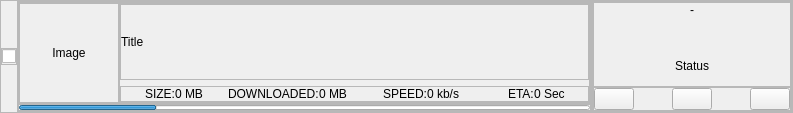
<?xml version="1.0" encoding="UTF-8"?>
<ui version="4.0">
 <class>MainWindow</class>
 <widget class="QMainWindow" name="MainWindow">
  <property name="geometry">
   <rect>
    <x>0</x>
    <y>0</y>
    <width>793</width>
    <height>113</height>
   </rect>
  </property>
  <property name="windowTitle">
   <string>MainWindow</string>
  </property>
  <widget class="QWidget" name="centralwidget">
   <property name="maximumSize">
    <size>
     <width>16777215</width>
     <height>16777215</height>
    </size>
   </property>
   <property name="styleSheet">
    <string notr="true"/>
   </property>
   <layout class="QVBoxLayout" name="verticalLayout">
    <property name="spacing">
     <number>0</number>
    </property>
    <property name="leftMargin">
     <number>0</number>
    </property>
    <property name="topMargin">
     <number>0</number>
    </property>
    <property name="rightMargin">
     <number>0</number>
    </property>
    <property name="bottomMargin">
     <number>0</number>
    </property>
    <item>
     <widget class="QFrame" name="frame_child">
      <property name="maximumSize">
       <size>
        <width>16777215</width>
        <height>16777215</height>
       </size>
      </property>
      <property name="frameShape">
       <enum>QFrame::StyledPanel</enum>
      </property>
      <property name="frameShadow">
       <enum>QFrame::Raised</enum>
      </property>
      <layout class="QHBoxLayout" name="horizontalLayout">
       <property name="spacing">
        <number>0</number>
       </property>
       <property name="leftMargin">
        <number>0</number>
       </property>
       <property name="topMargin">
        <number>0</number>
       </property>
       <property name="rightMargin">
        <number>0</number>
       </property>
       <property name="bottomMargin">
        <number>0</number>
       </property>
       <item alignment="Qt::AlignLeft|Qt::AlignVCenter">
        <widget class="QFrame" name="frame_check">
         <property name="frameShape">
          <enum>QFrame::StyledPanel</enum>
         </property>
         <property name="frameShadow">
          <enum>QFrame::Raised</enum>
         </property>
         <layout class="QVBoxLayout" name="verticalLayout_2">
          <property name="spacing">
           <number>0</number>
          </property>
          <property name="leftMargin">
           <number>0</number>
          </property>
          <property name="topMargin">
           <number>0</number>
          </property>
          <property name="rightMargin">
           <number>0</number>
          </property>
          <property name="bottomMargin">
           <number>0</number>
          </property>
          <item>
           <widget class="QCheckBox" name="checkBoxChildItem">
            <property name="text">
             <string/>
            </property>
           </widget>
          </item>
         </layout>
        </widget>
       </item>
       <item>
        <widget class="QFrame" name="frame_details">
         <property name="sizePolicy">
          <sizepolicy hsizetype="Expanding" vsizetype="Preferred">
           <horstretch>0</horstretch>
           <verstretch>0</verstretch>
          </sizepolicy>
         </property>
         <property name="frameShape">
          <enum>QFrame::StyledPanel</enum>
         </property>
         <property name="frameShadow">
          <enum>QFrame::Raised</enum>
         </property>
         <layout class="QVBoxLayout" name="verticalLayout_5">
          <property name="spacing">
           <number>0</number>
          </property>
          <property name="leftMargin">
           <number>0</number>
          </property>
          <property name="topMargin">
           <number>0</number>
          </property>
          <property name="rightMargin">
           <number>0</number>
          </property>
          <property name="bottomMargin">
           <number>0</number>
          </property>
          <item>
           <widget class="QFrame" name="frame_3">
            <property name="sizePolicy">
             <sizepolicy hsizetype="Preferred" vsizetype="Expanding">
              <horstretch>0</horstretch>
              <verstretch>0</verstretch>
             </sizepolicy>
            </property>
            <property name="frameShape">
             <enum>QFrame::StyledPanel</enum>
            </property>
            <property name="frameShadow">
             <enum>QFrame::Raised</enum>
            </property>
            <layout class="QHBoxLayout" name="horizontalLayout_3">
             <property name="spacing">
              <number>0</number>
             </property>
             <property name="leftMargin">
              <number>0</number>
             </property>
             <property name="topMargin">
              <number>0</number>
             </property>
             <property name="rightMargin">
              <number>0</number>
             </property>
             <property name="bottomMargin">
              <number>0</number>
             </property>
             <item alignment="Qt::AlignLeft">
              <widget class="QFrame" name="frame_image">
               <property name="minimumSize">
                <size>
                 <width>100</width>
                 <height>100</height>
                </size>
               </property>
               <property name="maximumSize">
                <size>
                 <width>100</width>
                 <height>100</height>
                </size>
               </property>
               <property name="frameShape">
                <enum>QFrame::StyledPanel</enum>
               </property>
               <property name="frameShadow">
                <enum>QFrame::Raised</enum>
               </property>
               <layout class="QVBoxLayout" name="verticalLayout_7">
                <property name="spacing">
                 <number>0</number>
                </property>
                <property name="leftMargin">
                 <number>0</number>
                </property>
                <property name="topMargin">
                 <number>0</number>
                </property>
                <property name="rightMargin">
                 <number>0</number>
                </property>
                <property name="bottomMargin">
                 <number>0</number>
                </property>
                <item>
                 <widget class="QLabel" name="labelImage">
                  <property name="minimumSize">
                   <size>
                    <width>0</width>
                    <height>0</height>
                   </size>
                  </property>
                  <property name="maximumSize">
                   <size>
                    <width>16777215</width>
                    <height>16777215</height>
                   </size>
                  </property>
                  <property name="text">
                   <string>Image</string>
                  </property>
                  <property name="alignment">
                   <set>Qt::AlignCenter</set>
                  </property>
                  <property name="wordWrap">
                   <bool>true</bool>
                  </property>
                 </widget>
                </item>
               </layout>
              </widget>
             </item>
             <item>
              <widget class="QFrame" name="frame_other_details">
               <property name="sizePolicy">
                <sizepolicy hsizetype="Expanding" vsizetype="Preferred">
                 <horstretch>0</horstretch>
                 <verstretch>0</verstretch>
                </sizepolicy>
               </property>
               <property name="frameShape">
                <enum>QFrame::StyledPanel</enum>
               </property>
               <property name="frameShadow">
                <enum>QFrame::Raised</enum>
               </property>
               <layout class="QVBoxLayout" name="verticalLayout_8">
                <property name="leftMargin">
                 <number>0</number>
                </property>
                <property name="topMargin">
                 <number>0</number>
                </property>
                <property name="rightMargin">
                 <number>0</number>
                </property>
                <property name="bottomMargin">
                 <number>0</number>
                </property>
                <item>
                 <widget class="QFrame" name="frame_title">
                  <property name="sizePolicy">
                   <sizepolicy hsizetype="Preferred" vsizetype="Expanding">
                    <horstretch>0</horstretch>
                    <verstretch>0</verstretch>
                   </sizepolicy>
                  </property>
                  <property name="frameShape">
                   <enum>QFrame::StyledPanel</enum>
                  </property>
                  <property name="frameShadow">
                   <enum>QFrame::Raised</enum>
                  </property>
                  <layout class="QVBoxLayout" name="verticalLayout_9">
                   <property name="spacing">
                    <number>0</number>
                   </property>
                   <property name="leftMargin">
                    <number>0</number>
                   </property>
                   <property name="topMargin">
                    <number>0</number>
                   </property>
                   <property name="rightMargin">
                    <number>0</number>
                   </property>
                   <property name="bottomMargin">
                    <number>0</number>
                   </property>
                   <item>
                    <widget class="QLabel" name="labelTitle">
                     <property name="text">
                      <string>Title</string>
                     </property>
                     <property name="wordWrap">
                      <bool>true</bool>
                     </property>
                    </widget>
                   </item>
                  </layout>
                 </widget>
                </item>
                <item alignment="Qt::AlignBottom">
                 <widget class="QFrame" name="frame_stats">
                  <property name="frameShape">
                   <enum>QFrame::StyledPanel</enum>
                  </property>
                  <property name="frameShadow">
                   <enum>QFrame::Raised</enum>
                  </property>
                  <layout class="QGridLayout" name="gridLayout">
                   <property name="leftMargin">
                    <number>0</number>
                   </property>
                   <property name="topMargin">
                    <number>0</number>
                   </property>
                   <property name="rightMargin">
                    <number>0</number>
                   </property>
                   <property name="bottomMargin">
                    <number>0</number>
                   </property>
                   <property name="spacing">
                    <number>0</number>
                   </property>
                   <item row="2" column="4">
                    <widget class="QLabel" name="textDownloaded">
                     <property name="text">
                      <string>0 MB</string>
                     </property>
                    </widget>
                   </item>
                   <item row="2" column="6">
                    <widget class="QLabel" name="textSpeed">
                     <property name="text">
                      <string>0 kb/s</string>
                     </property>
                    </widget>
                   </item>
                   <item row="2" column="5" alignment="Qt::AlignRight">
                    <widget class="QLabel" name="label_speed">
                     <property name="text">
                      <string>SPEED:</string>
                     </property>
                    </widget>
                   </item>
                   <item row="2" column="8">
                    <widget class="QLabel" name="textETA">
                     <property name="text">
                      <string>0 Sec</string>
                     </property>
                    </widget>
                   </item>
                   <item row="2" column="2" alignment="Qt::AlignRight">
                    <widget class="QLabel" name="label_downloaded">
                     <property name="text">
                      <string>DOWNLOADED:</string>
                     </property>
                    </widget>
                   </item>
                   <item row="2" column="0" alignment="Qt::AlignRight">
                    <widget class="QLabel" name="label_size">
                     <property name="text">
                      <string>SIZE:</string>
                     </property>
                    </widget>
                   </item>
                   <item row="2" column="1">
                    <widget class="QLabel" name="textSize">
                     <property name="text">
                      <string>0 MB</string>
                     </property>
                    </widget>
                   </item>
                   <item row="2" column="7" alignment="Qt::AlignRight">
                    <widget class="QLabel" name="label_eta">
                     <property name="text">
                      <string>ETA:</string>
                     </property>
                    </widget>
                   </item>
                  </layout>
                 </widget>
                </item>
               </layout>
              </widget>
             </item>
            </layout>
           </widget>
          </item>
          <item alignment="Qt::AlignBottom">
           <widget class="QFrame" name="frame_progress_bar">
            <property name="frameShape">
             <enum>QFrame::StyledPanel</enum>
            </property>
            <property name="frameShadow">
             <enum>QFrame::Raised</enum>
            </property>
            <layout class="QVBoxLayout" name="verticalLayout_6">
             <property name="spacing">
              <number>0</number>
             </property>
             <property name="leftMargin">
              <number>0</number>
             </property>
             <property name="topMargin">
              <number>0</number>
             </property>
             <property name="rightMargin">
              <number>0</number>
             </property>
             <property name="bottomMargin">
              <number>0</number>
             </property>
             <item>
              <widget class="QProgressBar" name="progressBar">
               <property name="minimumSize">
                <size>
                 <width>0</width>
                 <height>5</height>
                </size>
               </property>
               <property name="maximumSize">
                <size>
                 <width>16777215</width>
                 <height>5</height>
                </size>
               </property>
               <property name="value">
                <number>24</number>
               </property>
               <property name="textVisible">
                <bool>false</bool>
               </property>
              </widget>
             </item>
            </layout>
           </widget>
          </item>
         </layout>
        </widget>
       </item>
       <item alignment="Qt::AlignRight">
        <widget class="QFrame" name="frame_status">
         <property name="minimumSize">
          <size>
           <width>200</width>
           <height>0</height>
          </size>
         </property>
         <property name="maximumSize">
          <size>
           <width>200</width>
           <height>16777215</height>
          </size>
         </property>
         <property name="frameShape">
          <enum>QFrame::StyledPanel</enum>
         </property>
         <property name="frameShadow">
          <enum>QFrame::Raised</enum>
         </property>
         <layout class="QVBoxLayout" name="verticalLayout_3">
          <property name="spacing">
           <number>0</number>
          </property>
          <property name="leftMargin">
           <number>0</number>
          </property>
          <property name="topMargin">
           <number>0</number>
          </property>
          <property name="rightMargin">
           <number>0</number>
          </property>
          <property name="bottomMargin">
           <number>0</number>
          </property>
          <item>
           <widget class="QFrame" name="frame">
            <property name="sizePolicy">
             <sizepolicy hsizetype="Preferred" vsizetype="Expanding">
              <horstretch>0</horstretch>
              <verstretch>0</verstretch>
             </sizepolicy>
            </property>
            <property name="frameShape">
             <enum>QFrame::StyledPanel</enum>
            </property>
            <property name="frameShadow">
             <enum>QFrame::Raised</enum>
            </property>
            <layout class="QVBoxLayout" name="verticalLayout_4">
             <property name="spacing">
              <number>0</number>
             </property>
             <property name="leftMargin">
              <number>0</number>
             </property>
             <property name="topMargin">
              <number>0</number>
             </property>
             <property name="rightMargin">
              <number>0</number>
             </property>
             <property name="bottomMargin">
              <number>0</number>
             </property>
             <item alignment="Qt::AlignTop">
              <widget class="QLabel" name="labelStandardStatus">
               <property name="text">
                <string>-</string>
               </property>
               <property name="alignment">
                <set>Qt::AlignCenter</set>
               </property>
              </widget>
             </item>
             <item>
              <widget class="QLabel" name="labelStatus">
               <property name="toolTip">
                <string>Download Status</string>
               </property>
               <property name="text">
                <string>Status</string>
               </property>
               <property name="alignment">
                <set>Qt::AlignCenter</set>
               </property>
               <property name="wordWrap">
                <bool>true</bool>
               </property>
              </widget>
             </item>
            </layout>
           </widget>
          </item>
          <item alignment="Qt::AlignBottom">
           <widget class="QFrame" name="frame_2">
            <property name="frameShape">
             <enum>QFrame::StyledPanel</enum>
            </property>
            <property name="frameShadow">
             <enum>QFrame::Raised</enum>
            </property>
            <layout class="QHBoxLayout" name="horizontalLayout_2">
             <property name="spacing">
              <number>0</number>
             </property>
             <property name="leftMargin">
              <number>0</number>
             </property>
             <property name="topMargin">
              <number>0</number>
             </property>
             <property name="rightMargin">
              <number>0</number>
             </property>
             <property name="bottomMargin">
              <number>0</number>
             </property>
             <item alignment="Qt::AlignLeft">
              <widget class="QPushButton" name="buttonVideo">
               <property name="sizePolicy">
                <sizepolicy hsizetype="Fixed" vsizetype="Fixed">
                 <horstretch>0</horstretch>
                 <verstretch>0</verstretch>
                </sizepolicy>
               </property>
               <property name="toolTip">
                <string>Video</string>
               </property>
               <property name="text">
                <string/>
               </property>
               <property name="icon">
                <iconset resource="../icons.qrc">
                 <normaloff>:/white icons/White icon/film.svg</normaloff>:/white icons/White icon/film.svg</iconset>
               </property>
               <property name="iconSize">
                <size>
                 <width>20</width>
                 <height>20</height>
                </size>
               </property>
              </widget>
             </item>
             <item alignment="Qt::AlignHCenter">
              <widget class="QPushButton" name="buttonAudio">
               <property name="sizePolicy">
                <sizepolicy hsizetype="Fixed" vsizetype="Fixed">
                 <horstretch>0</horstretch>
                 <verstretch>0</verstretch>
                </sizepolicy>
               </property>
               <property name="toolTip">
                <string>Audio</string>
               </property>
               <property name="text">
                <string/>
               </property>
               <property name="icon">
                <iconset resource="../icons.qrc">
                 <normaloff>:/white icons/White icon/music.svg</normaloff>:/white icons/White icon/music.svg</iconset>
               </property>
               <property name="iconSize">
                <size>
                 <width>20</width>
                 <height>20</height>
                </size>
               </property>
              </widget>
             </item>
             <item alignment="Qt::AlignRight">
              <widget class="QPushButton" name="buttonWarning">
               <property name="sizePolicy">
                <sizepolicy hsizetype="Fixed" vsizetype="Fixed">
                 <horstretch>0</horstretch>
                 <verstretch>0</verstretch>
                </sizepolicy>
               </property>
               <property name="toolTip">
                <string>Warning</string>
               </property>
               <property name="text">
                <string/>
               </property>
               <property name="icon">
                <iconset resource="../icons.qrc">
                 <normaloff>:/white icons/White icon/alert-triangle.svg</normaloff>:/white icons/White icon/alert-triangle.svg</iconset>
               </property>
               <property name="iconSize">
                <size>
                 <width>20</width>
                 <height>20</height>
                </size>
               </property>
              </widget>
             </item>
            </layout>
           </widget>
          </item>
         </layout>
        </widget>
       </item>
      </layout>
     </widget>
    </item>
   </layout>
  </widget>
 </widget>
 <resources>
  <include location="../icons.qrc"/>
 </resources>
 <connections/>
</ui>
